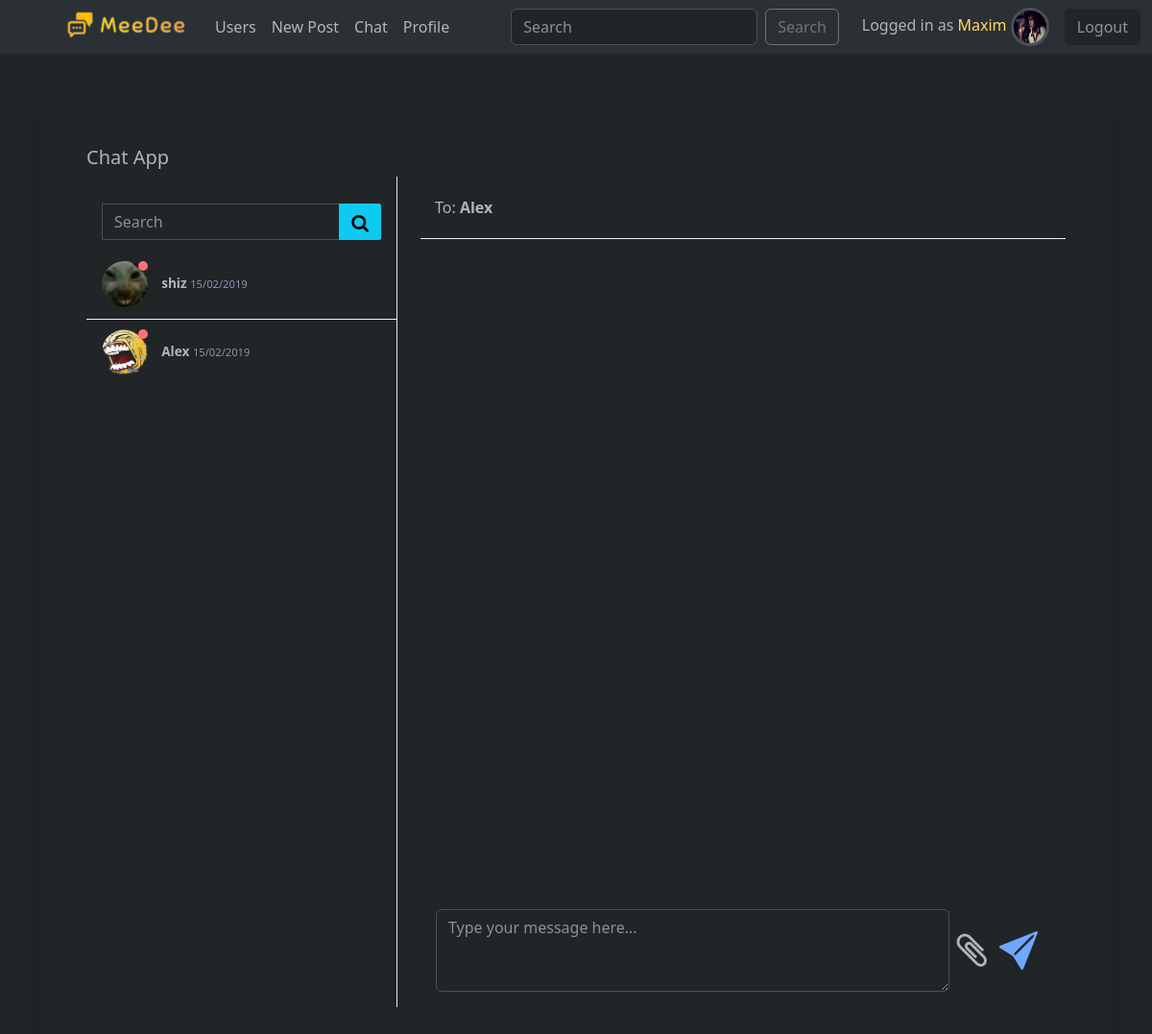
The page /chat/Alex/ (signed in) on the database as committed earlier.
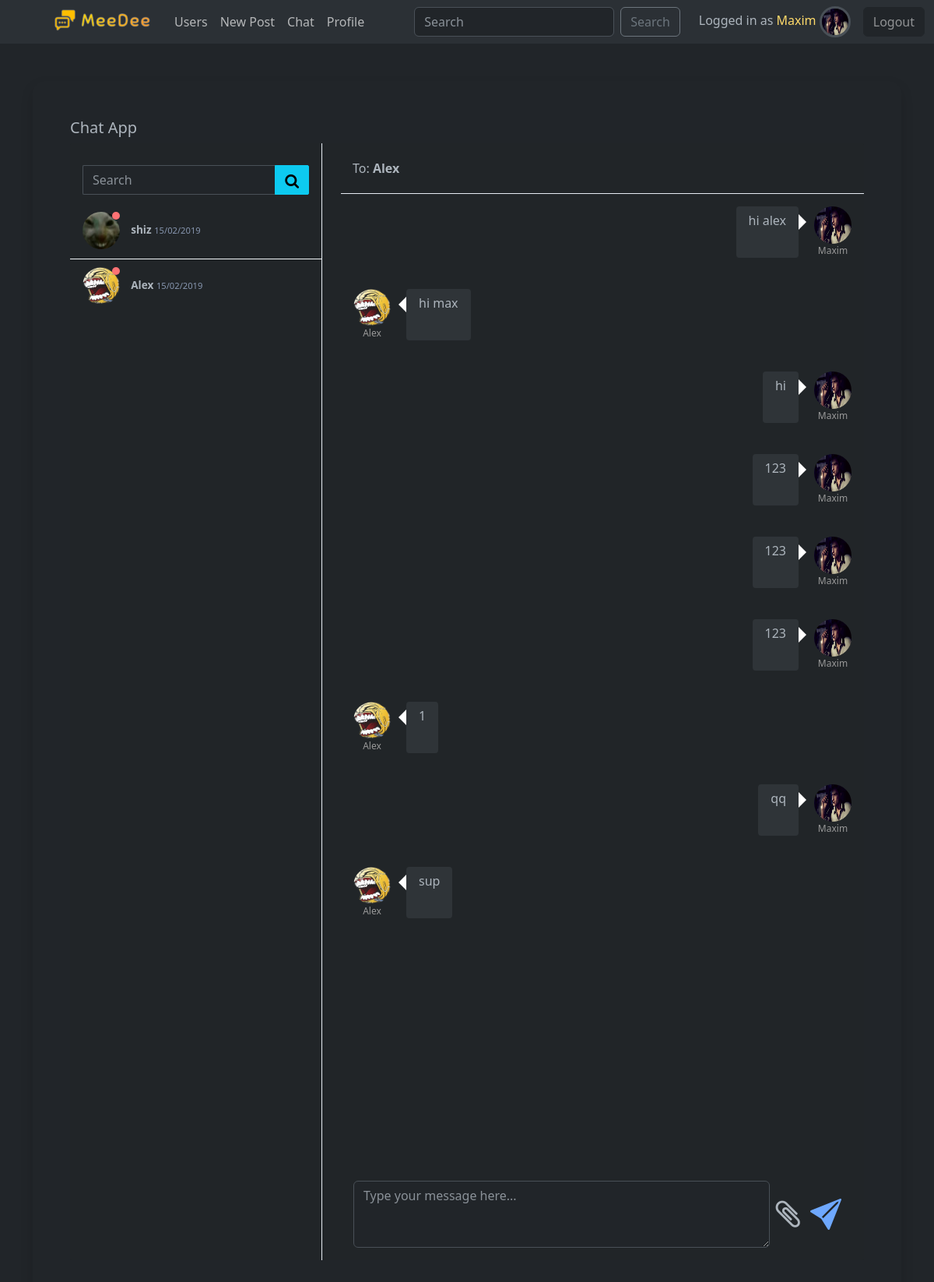
The same page on the database as committed later.
### social/models.py (models this page shows, shortened)
class User(AbstractUser):
    friends = models.ManyToManyField("User", blank=True)
    email = models.EmailField(unique=True)
    bio = models.TextField(max_length=300, blank=True)
    avatar = models.ImageField(upload_to="images", null=True)
    date_of_birth = models.DateField(null=True, blank=True)
    online_status = models.BooleanField(default=False)
    USERNAME_FIELD = "email"
    REQUIRED_FIELDS = ['username']

### chat/models.py (models this page shows, shortened)
class PrivateMessage(models.Model):
    sender = models.ForeignKey(User, on_delete=models.CASCADE, null=True, blank=True)
    message = models.TextField(null=True, blank=True)
    thread_name = models.CharField(null=True, blank=True, max_length=200)
    timestamp = models.DateTimeField(auto_now_add=True)
    class Meta:
        ordering = ('-timestamp',)

### chat/views.py (the view)
# urls.py: path("<str:username>/", views.room, name="room"),
@login_required
def room(request, username):
    user_obj = User.objects.get(username=username)
    users = User.objects.exclude(username=request.user.username)
    if request.user.id > user_obj.id:
        thread_name = f'chat_{request.user.id}-{user_obj.id}'
    else:
        thread_name = f'chat_{user_obj.id}-{request.user.id}'
    messages = PrivateMessage.objects.filter(thread_name=thread_name)[:25:-1]
    return render(request, "chat/room.html", {"users": users, "user": user_obj, "messages": messages})

### chat/templates/chat/room.html (shortened to what this page needs)
{% extends "base.html" %}
{% load static %}
{% block links %}
    <link href="https://maxcdn.bootstrapcdn.com/font-awesome/4.3.0/css/font-awesome.min.css" rel="stylesheet">
    <link rel="stylesheet" href="{% static 'chat/css/chat_style.css' %}">
{% endblock %}
{% block body %}
<div class="container mt-5">
    <div class="modal-content  rounded-4 shadow p-5" style='min-height: 100vh;'>
    <div class="page-title">
        <div class="row gutters">
            <div class="col-xl-6 col-lg-6 col-md-6 col-sm-12 col-12">
                <h5 class="title">Chat App</h5>
            </div>
            <div class="col-xl-6 col-lg-6 col-md-6 col-sm-12 col-12"> </div>
        </div>
    </div>
    <div class="content-wrapper">
        <div class="row gutters">
            <div class="col-xl-12 col-lg-12 col-md-12 col-sm-12 col-12">
                <div class="card m-0">
                    <div class="row no-gutters">
                        <div class="col-xl-4 col-lg-4 col-md-4 col-sm-3 col-3">
                            <div class="users-container">
                                <div class="chat-search-box">
                                    <div class="input-group">
                                        <input class="form-control" placeholder="Search">
                                        <div class="input-group-btn">
                                            <button type="button" class="btn btn-info">
                                                <i class="fa fa-search"></i>
                                            </button>
                                        </div>
                                    </div>
                                </div>
                                <ul class="users">
                                    {% for user in users %}
                                    <li class="person" data-chat="person1">
                                        <a href="{% url 'chat:room' username=user.username %}" class="stretched-link text-decoration-none text-body">
                                            <div class="user">
                                                {% if user.avatar %}
                                                    <img src="{{ user.avatar.url }}" alt="">
                                                {% else %}
                                                    <img src="{% static 'images/no-avatar.png' %}" alt="">
                                                {% endif %}
                                                <span class="status busy"></span>
                                            </div>
                                            <p class="name-time">
                                                <span class="name">{{ user.username }}</span>
                                                <span class="time">15/02/2019</span>
                                            </p>
                                        </a>
                                    </li>
                                    {% endfor %}
                                </ul>
                            </div>
                        </div>
                        <div class="col-xl-8 col-lg-8 col-md-8 col-sm-9 col-9">
                            <div class="selected-user">
                                <span>To: <span class="name">{{ user.username }}</span></span>
                            </div>
                            <div class="chat-container d-flex flex-column">
                                <ul class="chat-box chatContainerScroll" id="chat-log" style="overflow-y: auto;">
                                    {% for message in messages %}
                                        {% if message.sender == request.user %}
                                            <li class="chat-right">
                                                <div class="chat-text">
                                                    {{ message.message }}
                                                </div>
                                                <div class="chat-avatar">
                                                    <img src="{{ message.sender.avatar.url }}" alt="No image">
                                                    <div class="chat-name">{{ message.sender.username }}</div>
                                                </div>
                                            </li>
                                        {% else %}
                                            <li class="chat-left">
                                                <div class="chat-avatar">
                                                    <img src="{{ message.sender.avatar.url }}" alt="No image">
                                                    <div class="chat-name">{{ message.sender.username }}</div>
                                                </div>
                                                <div class="chat-text">
                                                    {{ message.message }}
                                                </div>
                                            </li>
                                        {% endif %}
                                    {% endfor %}
                                </ul>
                                <div class="mt-auto form-group mb-0 d-flex">
                                    <textarea class="form-control" rows="3" placeholder="Type your message here..." id="chat-message-input"></textarea>
                                    <i class="fa fa-paperclip attachment fs-1 align-self-center ms-2" aria-hidden="true"></i>
                                    <button id="chat-message-submit" class="submit btn btn-link">
                                        <i class="bi bi-send-fill fs-1" aria-hidden="true"></i>
                                    </button>
                                </div>
                            </div>
                        </div>
                    </div>
                </div>
            </div>
        </div>
        </div>
    </div>
    </div>
{% endblock %}

### templates/base.html (shortened to what this page needs)
{% load static %}
<!DOCTYPE html>
<html lang="en">
<head>
    <link rel="stylesheet" href="https://cdn.jsdelivr.net/npm/bootstrap-icons@1.10.3/font/bootstrap-icons.css">
    <link href="https://cdn.jsdelivr.net/npm/bootstrap@5.3.0-alpha1/dist/css/bootstrap.min.css" rel="stylesheet">
    {% block links %}{% endblock %}
</head>
<body class="bg-body text-body " data-bs-theme="dark">
    {% include "includes/navbar.html" %}
    {% block body %}{% endblock %}
</body>
</html>

### templates/includes/navbar.html (shortened to what this page needs)
{% load static %}
<nav class="navbar navbar-expand-lg bg-body-tertiary">
    <div class="container-fluid">
      <div class="collapse navbar-collapse" id="navbarSupportedContent">
        <ul class="navbar-nav me-auto ms-5 mb-2 mb-lg-0">
          <li class="nav-item">
            <a class="navbar-brand" href="{% url 'home' %}">
              <img src="{% static 'images/meedee.png' %}" alt="MeeDee" width="140">
            </a>
          </li>
          <li class="nav-item">
            <a class="nav-link" href="{% url 'users-list' %}">Users</a>
          </li>
          <li class="nav-item">
            <a class="nav-link" href="{% url 'add-post' %}">New Post</a>
          </li>
          <li class="nav-item">
            <a class="nav-link" href="{% url 'chat:chats' %}">Chat</a>
          </li>
          {% if user.is_authenticated %}
          <li class="nav-item">
            <a class="nav-link" href="{% url 'profile' request.user.id %}">Profile</a>
          </li>
          {% endif %}
        </ul>
        <form class="d-flex" role="search">
          <input class="form-control me-2" type="search" placeholder="Search" aria-label="Search">
          <button class="btn btn-outline-secondary" type="submit">Search</button>
        </form>
        <div class="navbar-nav ms-4 align-items-center">
          {% if user.is_authenticated %}
            <div class="me-3">
              Logged in as <span class="text-warning-emphasis">{{ request.user.username }}</span>
              {% if request.user.avatar %}
                <img src="{{ request.user.avatar.url }}" alt="" class="border border-3 rounded-circle" style="max-width: 40px; min-height: 40px;">
              {% else %}
                <img src="{% static 'images/no-avatar.png' %}" alt="" class="border border-3 rounded-circle" style="max-width: 40px; min-height: 40px;">
              {% endif %}
            </div>
            <div class="">
              <form action="{% url 'logout' %}" method="POST">
                  <button class="btn btn-dark text-white-50" type="submit">Logout</button>
              </form>
            </div>
          {% else %}
          <a class="nav-item text-decoration-none text-info-emphasis" href="{% url 'login' %}">Login</a>
          <span class="mx-1">|</span>
          <a class="nav-item text-decoration-none text-info-emphasis" href="{% url 'signup' %}">Sign Up</a>
          {% endif %}
        </div>
      </div>
    </div>
  </nav>

### chat/static/chat/css/chat_style.css (style rules this page uses)
.chat-search-box { -webkit-border-radius: 3px 0 0 0; -moz-border-radius: 3px 0 0 0; border-radius: 3px 0 0 0; padding: .75rem 1rem; }
.chat-search-box .input-group .form-control { -webkit-border-radius: 2px 0 0 2px; -moz-border-radius: 2px 0 0 2px; border-radius: 2px 0 0 2px; border-right: 0; }
.chat-search-box .input-group .input-group-btn .btn { -webkit-border-radius: 0 2px 2px 0; -moz-border-radius: 0 2px 2px 0; border-radius: 0 2px 2px 0; margin: 0; }
.chat-search-box .input-group .input-group-btn .btn i { font-size: 1.2rem; line-height: 100%; vertical-align: middle; }
.users-container { position: relative; padding: 1rem 0; border-right: 1px solid #e6ecf3; height: 100%; display: -ms-flexbox; display: flex; -ms-flex-direction: column; flex-direction: column; }
.users { padding: 0; }
.users .person { position: relative; width: 100%; padding: 10px 1rem; cursor: pointer; border-bottom: 1px solid #f0f4f8; }
.users .person:last-child { border-bottom: 0; }
.users .person .user { display: inline-block; position: relative; margin-right: 10px; }
.users .person .user img { width: 48px; height: 48px; -webkit-border-radius: 50px; -moz-border-radius: 50px; border-radius: 50px; }
.users .person .user .status { width: 10px; height: 10px; -webkit-border-radius: 100px; -moz-border-radius: 100px; border-radius: 100px; background: #e6ecf3; position: absolute; top: 0; right: 0; }
.users .person .user .status.busy { background: #fd7274; }
.users .person p.name-time { font-weight: 600; font-size: .85rem; display: inline-block; }
.users .person p.name-time .time { font-weight: 400; font-size: .7rem; text-align: right; color: #8796af; }
.selected-user { width: 100%; padding: 0 15px; min-height: 64px; line-height: 64px; border-bottom: 1px solid #e6ecf3; -webkit-border-radius: 0 3px 0 0; -moz-border-radius: 0 3px 0 0; border-radius: 0 3px 0 0; }
.selected-user span { line-height: 100%; }
.selected-user span.name { font-weight: 700; }
.chat-container { position: relative; padding: 1rem; height: 100vh; }
.chat-container li.chat-left, .chat-container li.chat-right { display: flex; flex: 1; flex-direction: row; margin-bottom: 40px; }
.chat-container li img { width: 48px; height: 48px; -webkit-border-radius: 30px; -moz-border-radius: 30px; border-radius: 30px; }
.chat-container li .chat-avatar { margin-right: 20px; }
.chat-container li.chat-right { justify-content: flex-end; }
.chat-container li.chat-right > .chat-avatar { margin-left: 20px; margin-right: 0; }
.chat-container li .chat-name { font-size: .75rem; color: #999999; text-align: center; }
.chat-container li .chat-text { padding: .4rem 1rem; -webkit-border-radius: 4px; -moz-border-radius: 4px; border-radius: 4px; background: #2f3438; font-weight: 300; line-height: 150%; position: relative; }
.chat-container li .chat-text:before { content: ''; position: absolute; width: 0; height: 0; top: 10px; left: -20px; border: 10px solid; border-color: transparent #ffffff transparent transparent; }
.chat-container li.chat-right > .chat-text { text-align: right; }
.chat-container li.chat-right > .chat-text:before { right: -20px; border-color: transparent transparent transparent #ffffff; left: inherit; }
ul { list-style-type: none; margin: 0; padding: 0; }
.card { border: 0; background: #212528; -webkit-border-radius: 2px; -moz-border-radius: 2px; border-radius: 2px; margin-bottom: 2rem; box-shadow: none; }

Rows that differ between the two databases and show on the page:
added PrivateMessage: message "hi alex", sender.avatar (placeholder picture), sender.username "Maxim"
added PrivateMessage: sender.avatar (picture), sender.username "Alex", message "hi max"
added PrivateMessage: message "hi", sender.avatar (placeholder picture), sender.username "Maxim"
added PrivateMessage: message "123", sender.avatar (placeholder picture), sender.username "Maxim"
added PrivateMessage: message "123", sender.avatar (placeholder picture), sender.username "Maxim"
added PrivateMessage: message "123", sender.avatar (placeholder picture), sender.username "Maxim"
added PrivateMessage: sender.avatar (picture), sender.username "Alex", message "1"
added PrivateMessage: message "qq", sender.avatar (placeholder picture), sender.username "Maxim"
added PrivateMessage: sender.avatar (picture), sender.username "Alex", message "sup"
